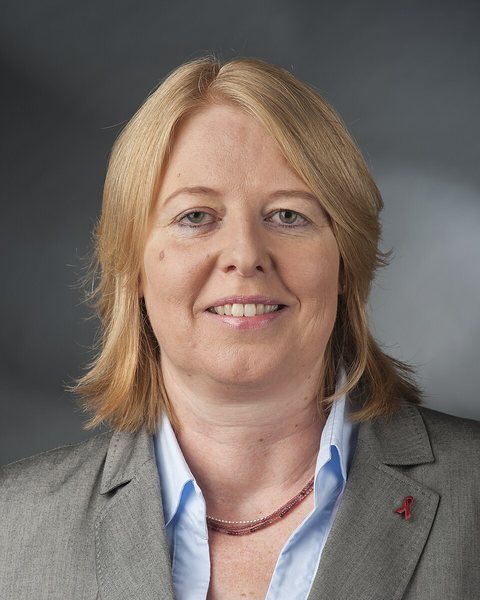
#> input picture build/crops/Q1019016.jpg, 480 x 600 px
$ python -i portraits-build.py   (imports and definitions only)
#> lines starting #> are read from the running program, lines starting #| are printed output that depends on the picture
"""Bilderrunde, Schritt 1: aus den Kandidaten (probe/kandidaten.json) eine Shortlist
bilden, Beschreibungen und Fotos holen, Gesicht zuschneiden (YuNet) und Text im Bild
erkennen (Tesseract). Ergebnis nach out/ (wird auf den Branch gelegt und dann von Hand gesichtet)."""
import json, os, re, sys, time, io, html, math, subprocess
import urllib.parse, urllib.request, urllib.error

UA = "ObmannsKinderQuiz/0.2 (https://github.com/ThomasAchatz/obmanns-kinder; privates Freundes-Quiz)"
# [1 line not run here, left out]

def get(url, data=None, tries=5):
    for t in range(tries):
        try:
            req = urllib.request.Request(url, data=data, headers={"User-Agent": UA})
            with urllib.request.urlopen(req, timeout=90) as r:
                return r.read()
        except urllib.error.HTTPError as e:
            if e.code == 404: raise
            wait = int(e.headers.get("Retry-After") or 0) or 8 * (t + 1)
            print("  retry", e.code, "warte", wait, file=sys.stderr); time.sleep(min(wait, 120))
        except Exception as e:
            print("  retry", e, file=sys.stderr); time.sleep(4 * (t + 1))
    raise RuntimeError("fehlgeschlagen: " + url[:140])

def api(base, params):
    return json.loads(get(base + "?" + urllib.parse.urlencode(params)))

# [1 line not run here, left out]
# [1 line that did not run here, left out]
# [2 lines not run here, left out]

# Katalog (Vorschläge im Hard-Mode und falsche Antworten im Easy-Mode)
# [1 line that did not run here, left out]
# [1 line not run here, left out]
# [1 line that did not run here, left out]
# [1 line that did not run here, left out]
# [1 line that did not run here, left out]
# [1 line not run here, left out]

# Beschreibungen, Verurteilungen, alle Fotos
def year(v):
    m = re.match(r"[+-](\d{4})", v.get("time", "")) if isinstance(v, dict) else None
    return int(m.group(1)) if m else None
# [1 line that did not run here, left out]
info = {}
# [27 lines not run here, left out]

# Commons: Lizenz, Urheber, Datum für alle Fotos der Shortlist (bis zu 3 je Person)
OK_LIC = re.compile(r"^(cc0|public domain|pd|cc by(-sa)? [\d.]+|cc by(-sa)?$|cc-by(-sa)?-[\d.]+|attribution|gfdl)", re.I)
def strip(s): return html.unescape(re.sub(r"<[^>]+>", "", s or "")).strip()
titles = []
# [3 lines not run here, left out]
files = {}
# [14 lines not run here, left out]

# Gesichtserkennung
import cv2, numpy as np
from PIL import Image
MODEL = "yunet.onnx"
# [6 lines not run here, left out]
casc = cv2.CascadeClassifier(cv2.data.haarcascades + "haarcascade_frontalface_default.xml")

def faces_of(img):
    arr = cv2.cvtColor(np.array(img), cv2.COLOR_RGB2BGR)
    H, W = arr.shape[:2]
    if yunet is not None:
        yunet.setInputSize((W, H))
        _, f = yunet.detect(arr)
        if f is None: return []
        return [(int(r[0]), int(r[1]), int(r[2]), int(r[3]), float(r[14])) for r in f]
    g = cv2.cvtColor(arr, cv2.COLOR_BGR2GRAY)
    return [(x, y, w, h, 1.0) for (x, y, w, h) in casc.detectMultiScale(g, 1.1, 6, minSize=(40, 40))]

def ocr(img):
    try:
        img.save("/tmp/o.png")
        r = subprocess.run(["tesseract", "/tmp/o.png", "-", "--psm", "11", "-l", "deu+eng"], capture_output=True, text=True, timeout=60)
        return " ".join(w for w in re.findall(r"[A-Za-zÄÖÜäöüß]{3,}", r.stdout))
    except Exception:
        return ""

def pyear(f, im):
    if im.get("qyear"): return im["qyear"]
    m = re.search(r"(19[3-9]\d|20[0-2]\d)", f.get("date") or "")
    return int(m.group(1)) if m else None

out = []
# [50 lines not run here, left out]
from collections import Counter
# [2 lines not run here, left out]

>>> import cv2
>>> picture = cv2.imread('../build/crops/Q1019016.jpg', cv2.IMREAD_GRAYSCALE)
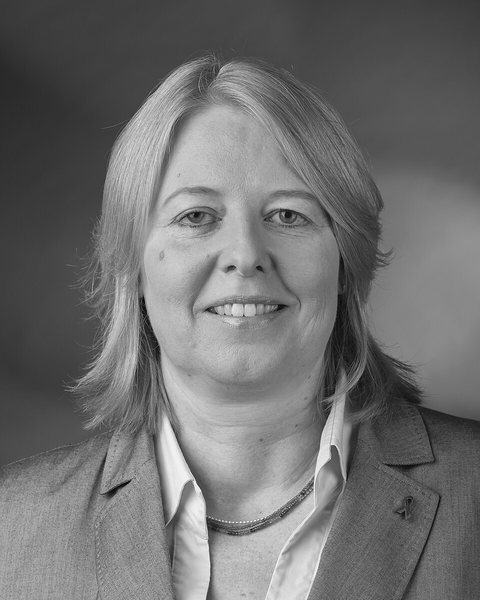
#> picture: shape (600, 480); min 2, max 255, mean 111.5
>>> result = faces_of(picture)
#> (the run stopped early here; a loop or call above may not have finished)

$ run again, on build/crops/Q111879.jpg
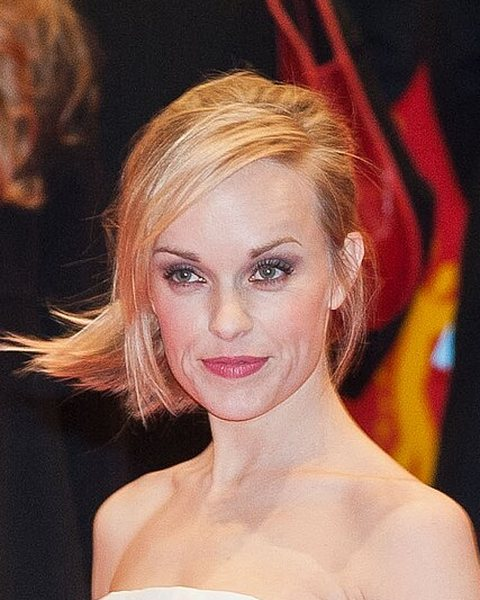
#> input picture build/crops/Q111879.jpg, 480 x 600 px
#> `picture = cv2.imread('../build/crops/Q1019016.jpg', cv2.IMREAD_GRAYSCA..`:
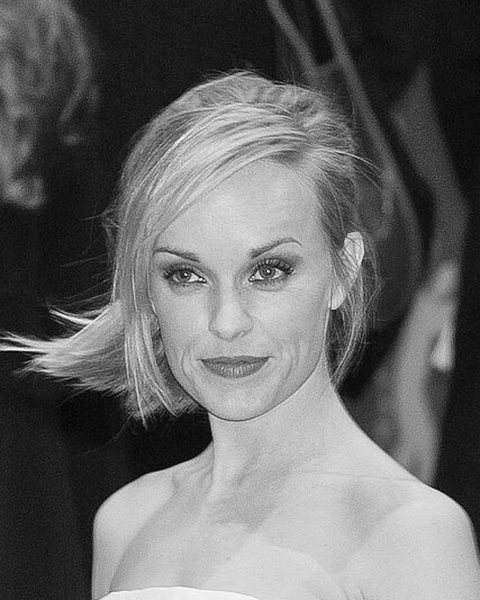
#> picture: shape (600, 480); min 0, max 255, mean 104.4

$ run again, on build/crops/Q112536.jpg
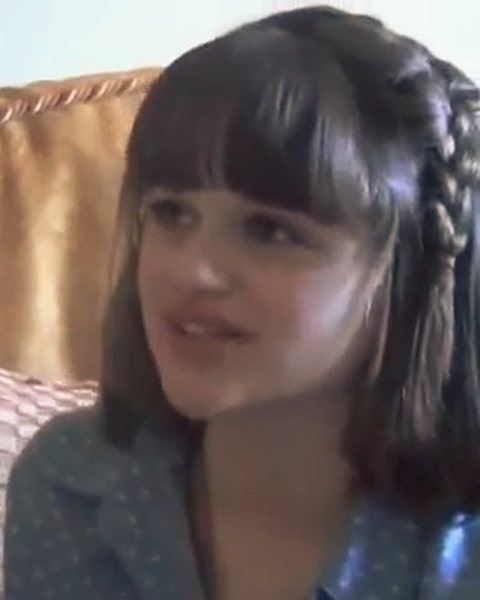
#> input picture build/crops/Q112536.jpg, 480 x 600 px
#> `picture = cv2.imread('../build/crops/Q1019016.jpg', cv2.IMREAD_GRAYSCA..`:
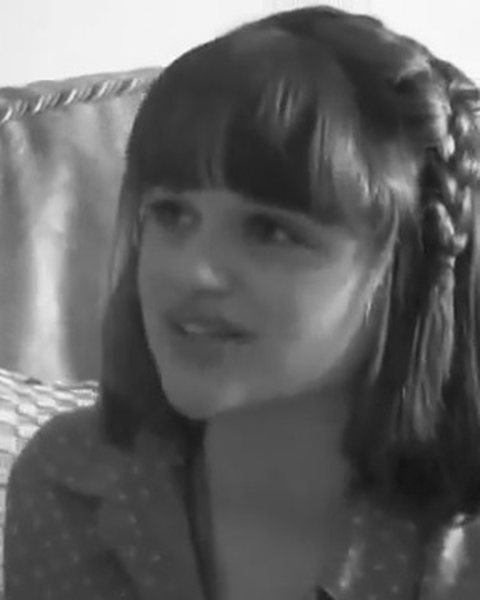
#> picture: shape (600, 480); min 19, max 255, mean 98

$ run again, on build/crops/Q11662.jpg
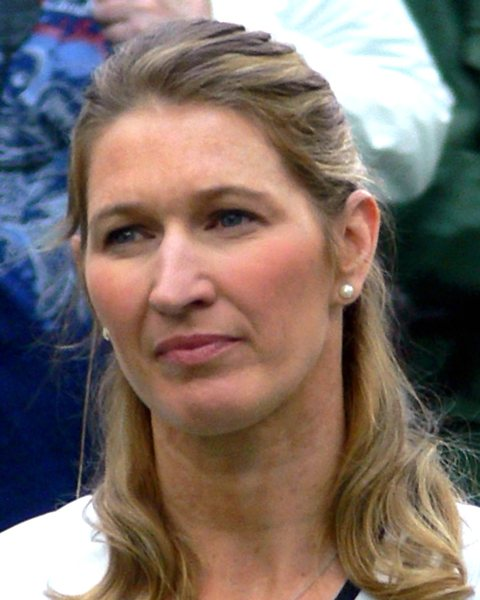
#> input picture build/crops/Q11662.jpg, 480 x 600 px
#> `picture = cv2.imread('../build/crops/Q1019016.jpg', cv2.IMREAD_GRAYSCA..`:
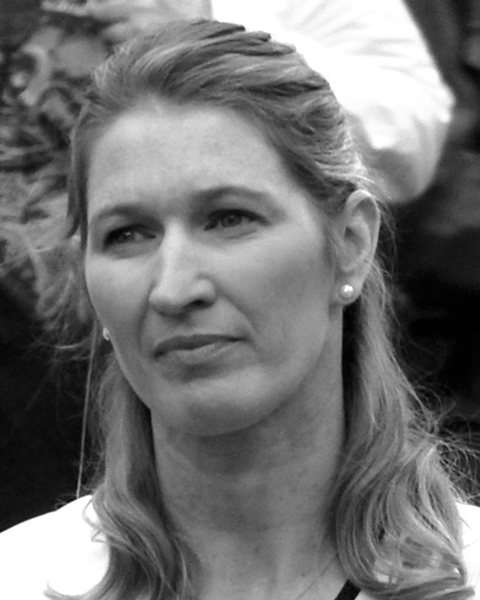
#> picture: shape (600, 480); min 0, max 255, mean 114.5
